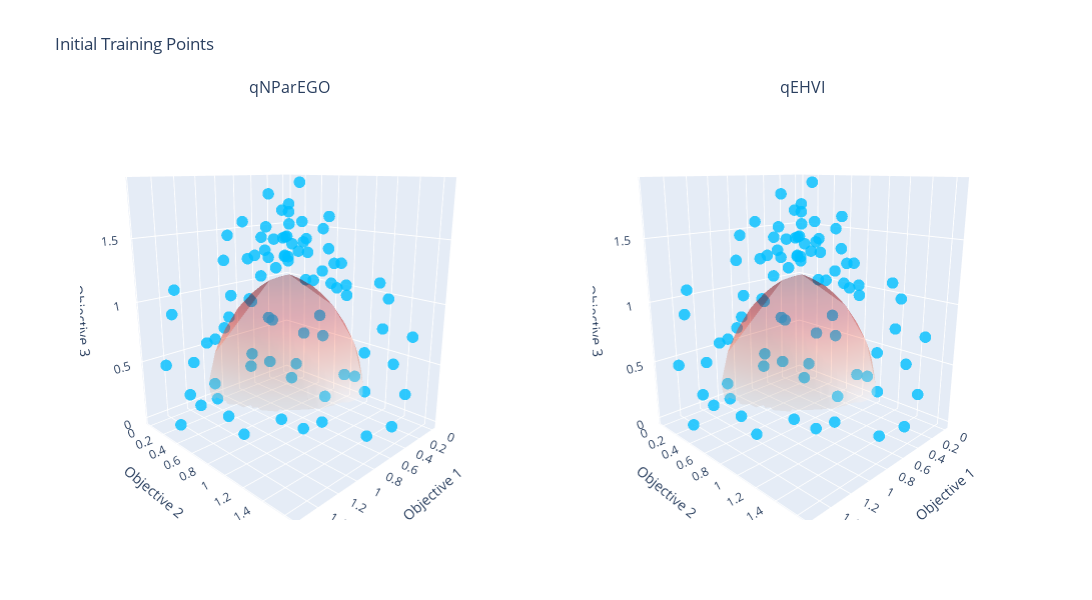

Notebook code cell kept with this figure:
### Code cell
# 1. Plot showing just initial training points
fig_initial = make_subplots(
    rows=1, cols=2,
    specs=[[{'type': 'scatter3d'}, {'type': 'scatter3d'}]],
    subplot_titles=("qNParEGO", "qEHVI")
)

# Generate Pareto surface using problem's built-in method
pf_surface = create_pareto_surface(problem)

alg_data_initial = [
    (-train_obj_true_qparego[:n_initial], "qNParEGO"),
    (-train_obj_true_qehvi[:n_initial], "qEHVI"),
]

for col, (train_obj, name) in enumerate(alg_data_initial, 1):
    obj_np = train_obj.cpu().numpy() if isinstance(train_obj, torch.Tensor) else train_obj

    # Plot initial points
    scatter = go.Scatter3d(
        x=obj_np[:, 0], y=obj_np[:, 1], z=obj_np[:, 2],
        mode='markers',
        marker=dict(size=4, color='deepskyblue', opacity=0.8),
        name=name
    )

    fig_initial.add_trace(scatter, row=1, col=col)
    fig_initial.add_trace(pf_surface, row=1, col=col)

# Update layout
fig_initial.update_layout(
    height=600,
    width=1200,
    scene1=dict(
        xaxis_title='Objective 1',
        yaxis_title='Objective 2',
        zaxis_title='Objective 3',
        camera=dict(eye=dict(x=1.5, y=1.5, z=0.6))
    ),
    scene2=dict(
        xaxis_title='Objective 1',
        yaxis_title='Objective 2',
        zaxis_title='Objective 3',
        camera=dict(eye=dict(x=1.5, y=1.5, z=0.6))
    ),
    showlegend=False,
    title_text='Initial Training Points'
)
fig_initial.show()

pio.write_html(fig_initial, 'DTLZ2a train.html')
